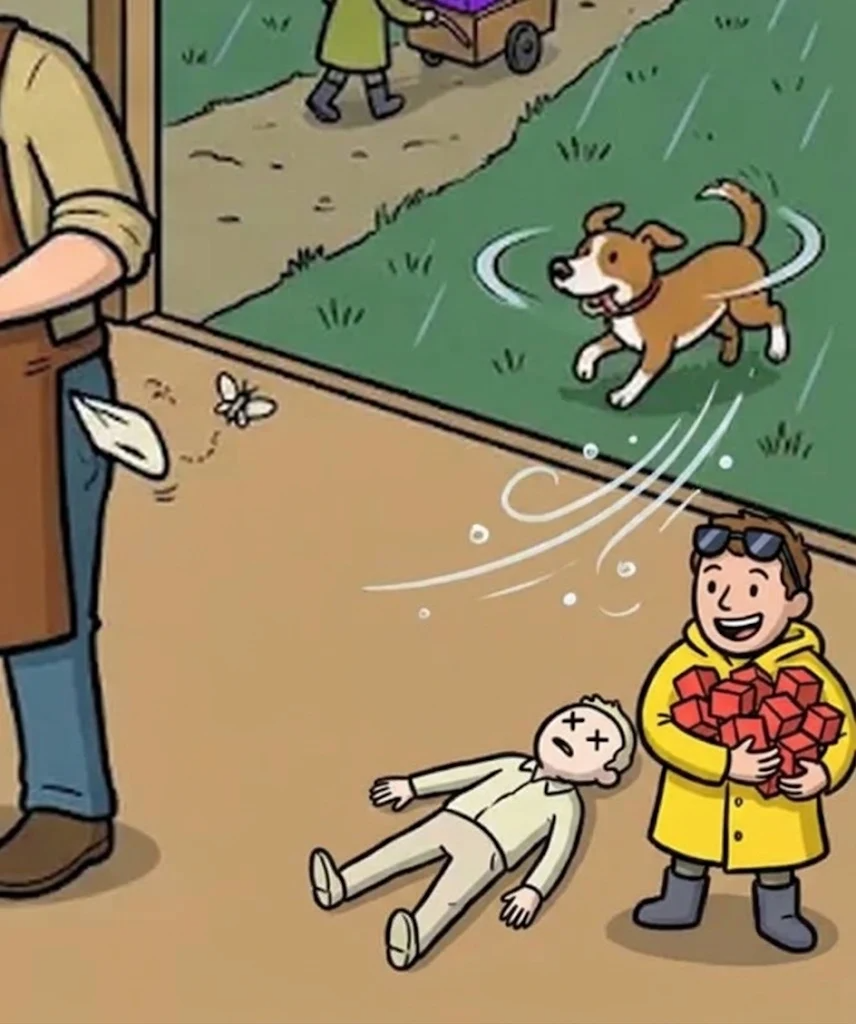
#> input picture tools/prompts/A10_src/F1.webp, 856 x 1024 px
$ python L53c_pil1.py A10_src/F1.webp A10_src/L31a_base_1116.webp A10_src/L31a_base_1116.webp
#> lines starting #> are read from the running program, lines starting #| are printed output that depends on the picture; after the words box and inside, x2 and y2 are one past the last pixel; in counts of white or black regions, pixels touching at a corner belong together
#!/usr/bin/env python3
# L53c_pil1.py — 바탕(s1) 뒤의 PIL 손질. Gemini 에게는 창을 「비워」 그리게 하고, 세어야 하는 것 · 자리가 뜻인 것은 여기서 그린다.
#  ① 염소 곁의 덤 부호(+ · −) 지움  ② 펌프 오른쪽 아래의 누운 도장 머리 지움(왼쪽 아래 모서리를 거울로 옮김) + 떨어지는 붉은 도장 자국
#  ③ 심장 집 문 → 노란 반달 문  ④ 흰 덩어리 26 → 목을 묶은 흰 소금 자루(L53b 의 자루를 스프라이트로) · 갈색 덩어리 5 → 갈색 자루
#  ⑤ 큰 펌프 창: 유리 문짝 + 왼쪽 칸 소금 자루 셋 ↑ + 오른쪽 칸 칼 둘 ↓  ⑥ 회전문 넷: 놋쇠 굽은 벽 · 문짝 · 탄 손님 · 굴 속의 손님과 화살
#  ⑦ 아래 물을 깊을수록 짙게  ⑧ 굴의 위아래 끝을 물빛으로 풀기  ⑨ 펌프 위에 선 칼 · 달걀 같은 동전을 다시 · 아래 물의 칼을 더 빽빽이
# 차례: (E1 염소) → 이 파일.
import sys, math, cv2, numpy as np
from PIL import Image, ImageDraw
import os
src, dst = sys.argv[1], sys.argv[2]
SPR = sys.argv[3] if len(sys.argv) > 3 else os.path.join(os.path.dirname(os.path.abspath(__file__)), 'L53c_spr')      # 스프라이트(L53c_sprites.py 로 떼어 냄)
im = cv2.imread(src)                                           # BGR
#> im is the input picture: shape (1024, 856, 3); mean B, G, R 99.9, 134.2, 145.8
UP, DEEP, LUM = (231, 187, 117), (187, 111, 40), (243, 224, 188)      # BGR
INK = (22, 20, 18, 255)
# ① 염소 곁의 덤 부호
im[755:787, 830:860] = DEEP; im[762:784, 890:920] = DEEP
# ② 누운 도장 머리: 왼쪽 아래 모서리(108..174)를 거울로 옮겨 오른쪽 아래 모서리(556..622)를 되살림
im[745:815, 556:643] = im[745:815, 88:175][:, ::-1]
im[730:745, 580:643] = im[730:745, 88:151][:, ::-1]
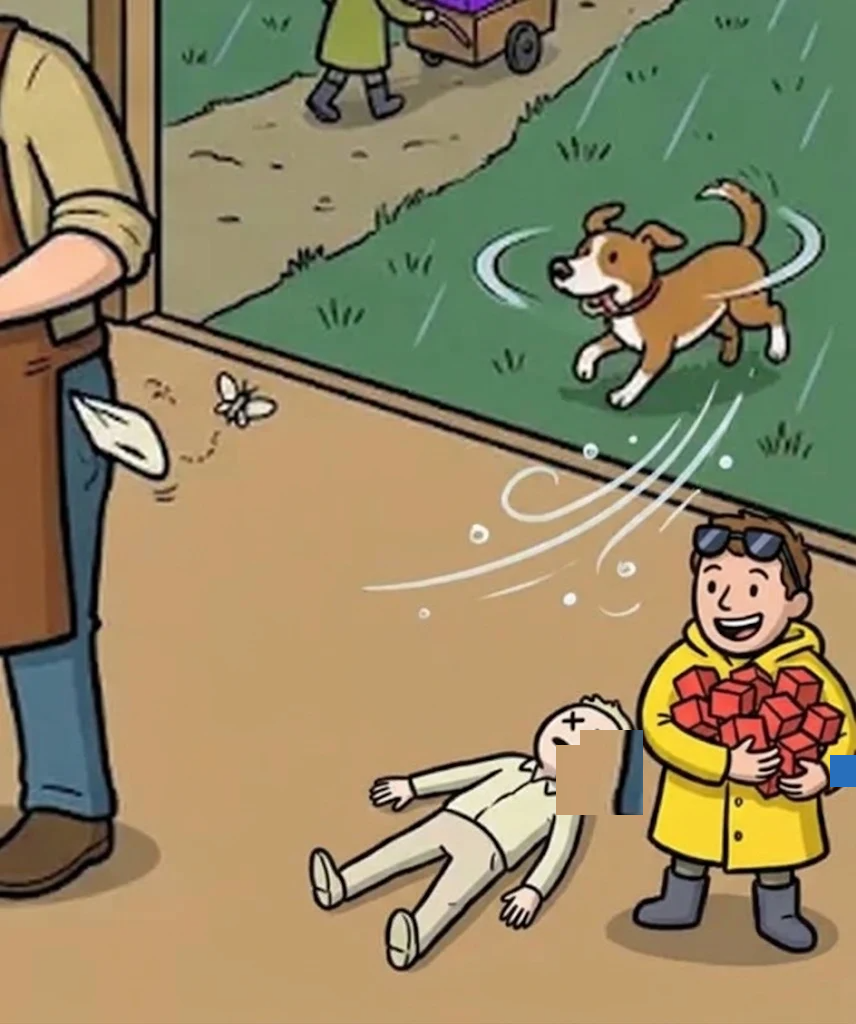
#> im: shape (1024, 856, 3); mean B, G, R 99.8, 134, 145.5
# ③ 심장 집 문: 문 자리(1924..1974)를 왼쪽 통나무 벽 기둥으로 덮고 → 노란 반달 문은 아래에서 그림
#> (the run stopped early here; a loop or call above may not have finished)

$ run again, on tools/prompts/A10_src/L31c_base_1116.webp
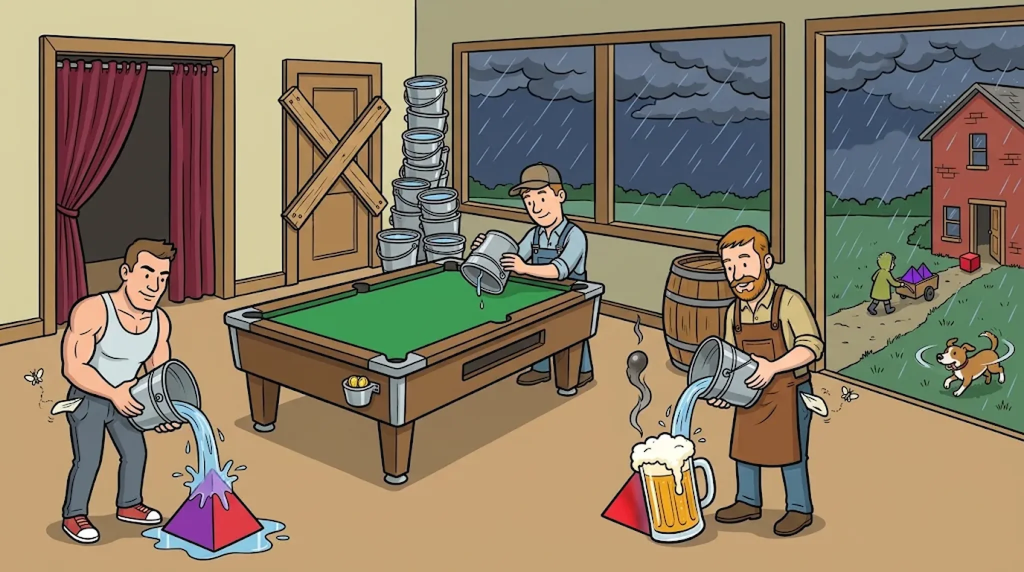
#> input picture tools/prompts/A10_src/L31c_base_1116.webp, 2048 x 1144 px (shown at 1/2 size)
#> im is the input picture: shape (1144, 2048, 3); mean B, G, R 102.6, 125.5, 140.1
#> `white = ((R > 236) & (G > 236) & (B > 236)).astype(np.uint8)`:
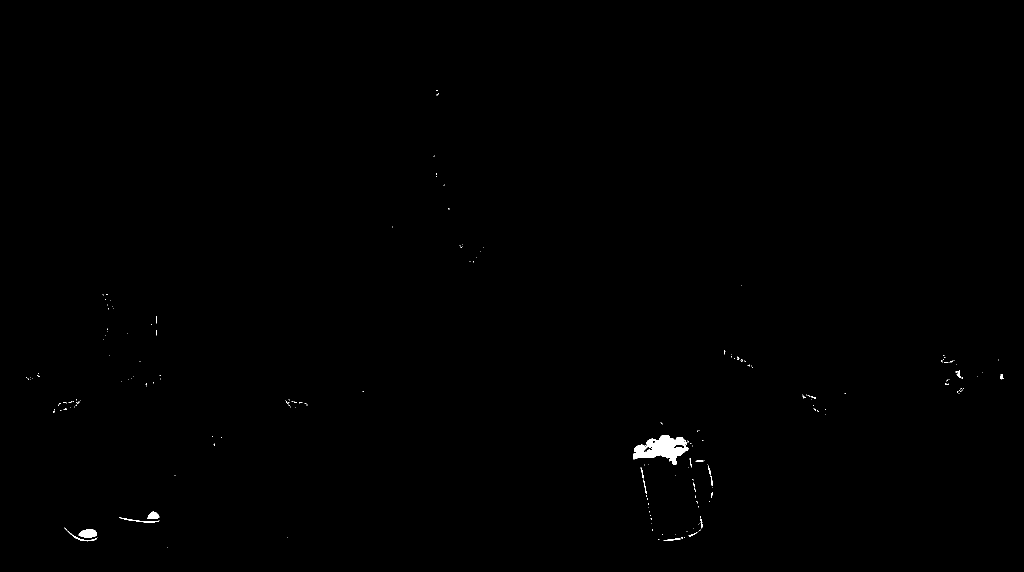
#> white: shape (1144, 2048) (shown at 1/2 size); values 0 (black) and 1 (white), 0.24% white; 197 white regions (181 under 20 px), largest, box (x1, y1, x2, y2) and area: (1266, 870, 1377, 930) 3450, (157, 1059, 194, 1075) 463, (294, 1023, 319, 1038) 244
#> lab: shape (1144, 2048) int32; 198 distinct labels, from 0 to 197
#> n = 198; st = 198 rows, first 6: [0, 0, 2048, 1144, 2337398], [873, 180, 2, 2, 4], [873, 186, 5, 5, 9], [867, 311, 3, 3, 3], [872, 346, 2, 4, 6], [872, 352, 1, 2, 2]; cen = 198 pairs, first value 53.33 to 2003.1, second value 180.5 to 1094
#> lumps = []
#> brown: shape (1144, 2048); values 0 (black) and 1 (white), 8.3% white; 1894 white regions (1663 under 20 px), largest, box (x1, y1, x2, y2) and area: (534, 753, 1154, 982) 51089, (813, 609, 1185, 842) 15442, (630, 387, 705, 509) 7525
#> `brown[:, 1360:] = 0`:
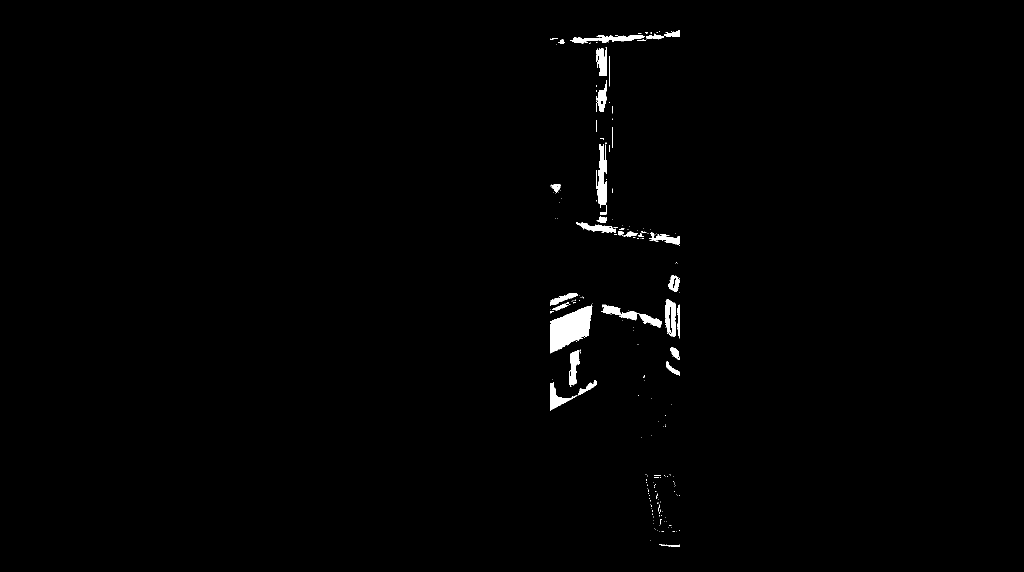
#> brown: shape (1144, 2048) (shown at 1/2 size); values 0 (black) and 1 (white), 0.82% white; 228 white regions (193 under 20 px), largest, box (x1, y1, x2, y2) and area: (1100, 609, 1185, 707) 4858, (1193, 288, 1213, 416) 1609, (1140, 70, 1289, 87) 1189
#> labb: shape (1144, 2048) int32; 229 distinct labels, from 0 to 228
#> nb = 229; stb = 229 rows, first 6: [0, 0, 2048, 1144, 2323693], [1352, 61, 8, 2, 12], [1318, 63, 2, 1, 2], [1342, 62, 2, 1, 2], [1346, 63, 1, 1, 1], [1290, 65, 6, 2, 9]; cenb = 229 pairs, first value 1022 to 1359, second value 61.67 to 1091
#> blumps = [23, 26, 55, 77, 96, 114, 121, 132, 140]
